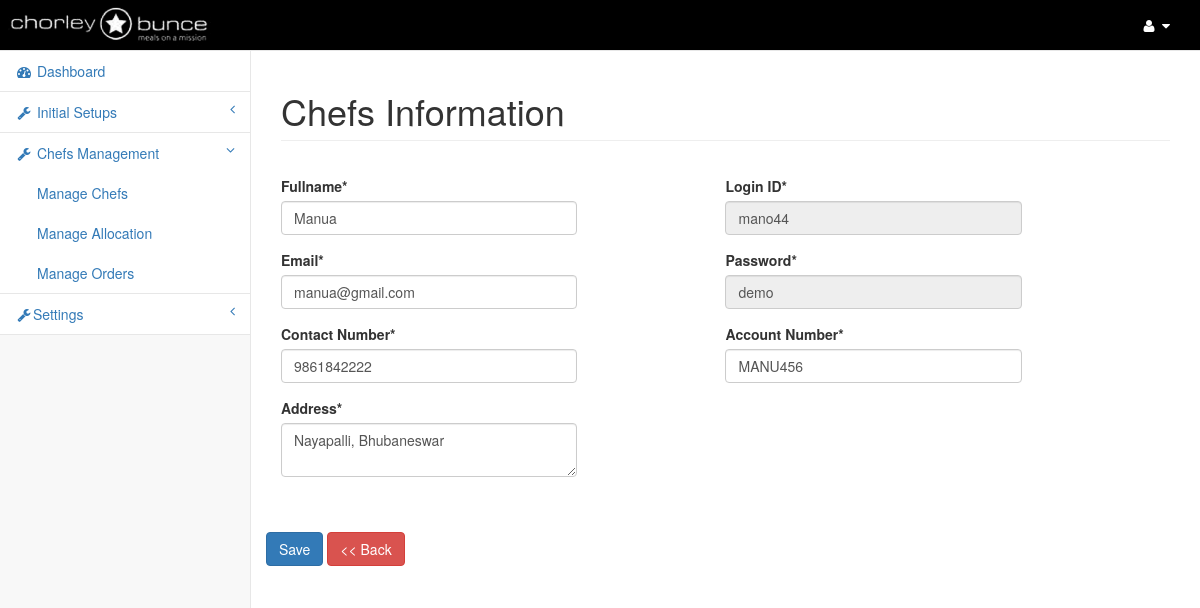
The page /edit-chefs?editId=6&token=826f7f9635c5d7403a75e2b16b638292 (signed in) on the database its author committed.
### tables this page shows
CREATE TABLE IF NOT EXISTS `chefs_registration` (
  `chefs_id` bigint(20) NOT NULL,
  `chefs_name` varchar(255) NOT NULL,
  `chefs_email` varchar(255) NOT NULL,
  `chefs_contact_number` varchar(255) NOT NULL,
  `chefs_acc_number` varchar(255) NOT NULL,
  `chefs_address` varchar(255) NOT NULL,
  `chefs_message` text NOT NULL,
  `unique_id` varchar(255) NOT NULL,
  `chefs_psw` varchar(255) NOT NULL,
  `login_status` int(11) NOT NULL,
  `created_date` datetime NOT NULL,
  `updated_date` datetime NOT NULL
);

### includes/class.Main.php (called while the page is built, shortened)
<?php
class Main extends Pagination{
	public $dbcon;
	public function __construct(){
		$this->dbcon = mysqli_connect(DB_SERVER, DB_USERNAME, DB_PASSWORD,DB_DATABASE) or die('Oops connection error -> ' . mysqli_connect_error());
	}
	public function checkSqlInjection($string='',$mysql_real_escape=true){
		if($mysql_real_escape){
			$string=mysqli_real_escape_string($this->dbcon,$string);
		}
		return $string;
	}
	function fetchSingle($tblName,$field='*',$optCondition=""){
		if(trim($optCondition)!= ""){
			$sql = "SELECT ".$field." from ".$tblName." WHERE " . $optCondition;
		}else{
			$sql = "SELECT ".$field." from ".$tblName;
		}
		$result = mysqli_query($this->dbcon,$sql);
		return mysqli_fetch_assoc($result);
	}
}
?>

### edit-chefs.php (the view, shortened to what this page needs)
<?php
include_once "includes/class.Main.php";
$dbf = new Main();
include 'application-top.php';
$chefs_id=isset($_REQUEST['editId'])?$dbf->checkSqlInjection($_REQUEST['editId']):0;
$chefs_info=$dbf->fetchSingle('chefs_registration','*',"chefs_id='$chefs_id'");
?>
<body>
    <div id="wrapper">
      <nav class="navbar navbar-default navbar-static-top" role="navigation" style="margin-bottom: 0">
          <?php include('admin-header.php'); ?>
          <?php include('left-menu.php'); ?>
      </nav>
      <div id="page-wrapper">
          <div class="row">
              <div class="col-lg-12">
                  <h1 class="page-header">Chefs Information </h1>
              </div>
          </div>
          <div class="row">
              <div class="col-lg-12">
              </div>
          </div>
          <form id="frm_chefs" name="frm_chefs" method="post" class="form-horizontal" onSubmit="return chefsValidation();" enctype="multipart/form-data">
          <div class="row">
            <div class="col-lg-12">
                <div class="col-lg-4">
                  <div class="form-group">
                    <label>Fullname*</label>
                    <input class="form-control" name="chefs_name" id="chefs_name" value="<?php echo $chefs_info['chefs_name']; ?>" autocomplete="off">
                  </div>
                  <div class="form-group">
                    <label>Email*</label>
                    <input class="form-control" name="chefs_email" id="chefs_email" value="<?php echo $chefs_info['chefs_email']; ?>" autocomplete="off">
                  </div>
                   <div class="form-group">
                    <label>Contact Number*</label>
                    <input class="form-control" name="chefs_contact_number" id="chefs_contact_number" value="<?php echo $chefs_info['chefs_contact_number']; ?>" autocomplete="off" maxlength="15" onKeyPress="return Phone(event);">
                  </div>
                  <div class="form-group">
                    <label>Address*</label>
                    <textarea class="form-control" name="chefs_address" id="chefs_address"><?php echo $chefs_info['chefs_address']; ?></textarea>
                  </div>
                </div>
                <div class="col-lg-2"></div>
                <div class="col-lg-4">
                  <div class="form-group">
                    <label>Login ID*</label>
                    <input class="form-control" name="unique_id" id="unique_id" value="<?php echo $chefs_info['unique_id']; ?>" autocomplete="off" style="text-transform:lowercase;" onKeyUp="chk_xss(this);" maxlength="140" readonly>
                  </div>
                  <div class="form-group">
                    <label>Password*</label>
                    <input type="text" class="form-control" name="chefs_psw" id="chefs_psw" autocomplete="off" value="<?php echo base64_decode(base64_decode($chefs_info['chefs_psw'])); ?>" maxlength="140" readonly>
                  </div>
                   <div class="form-group">
                    <label>Account Number*</label>
                    <input class="form-control" name="chefs_acc_number" id="chefs_acc_number" value="<?php echo $chefs_info['chefs_acc_number']; ?>">
                  </div>
                </div>
            </div>
            <div class="col-lg-12">&nbsp;</div>
            <div class="col-lg-12">&nbsp;</div>
           <div class="form-group col-lg-12">
              <button type="submit" class="btn btn-primary">Save</button>
              <a href="manage-chefs" class="btn btn-danger"> << Back </a>
           </div>
          </div>
          </form>
      </div>
    </div>
    <link rel="stylesheet" href="datepicker/jquery-ui.css" />
</body>
</html>

### css/sb-admin-2.css (style rules this page uses)
body { background-color: #f8f8f8; }
#wrapper { width: 100%; }
#page-wrapper { padding: 0 15px; min-height: 568px; background-color: #fff; }
@media (min-width:768px) { #page-wrapper { position: inherit; margin: 0 0 0 250px; padding: 0 30px; border-left: 1px solid #e7e7e7; } }
.navbar-default { background-color:#000; height:auto; }
.navbar { min-height:0; }

### rows shown on the page
chefs_registration: chefs_name "Manua", chefs_email "manua@gmail.com", chefs_contact_number "9861842222", chefs_address "Nayapalli, Bhubaneswar", unique_id "mano44", chefs_psw "demo", chefs_acc_number "MANU456"
